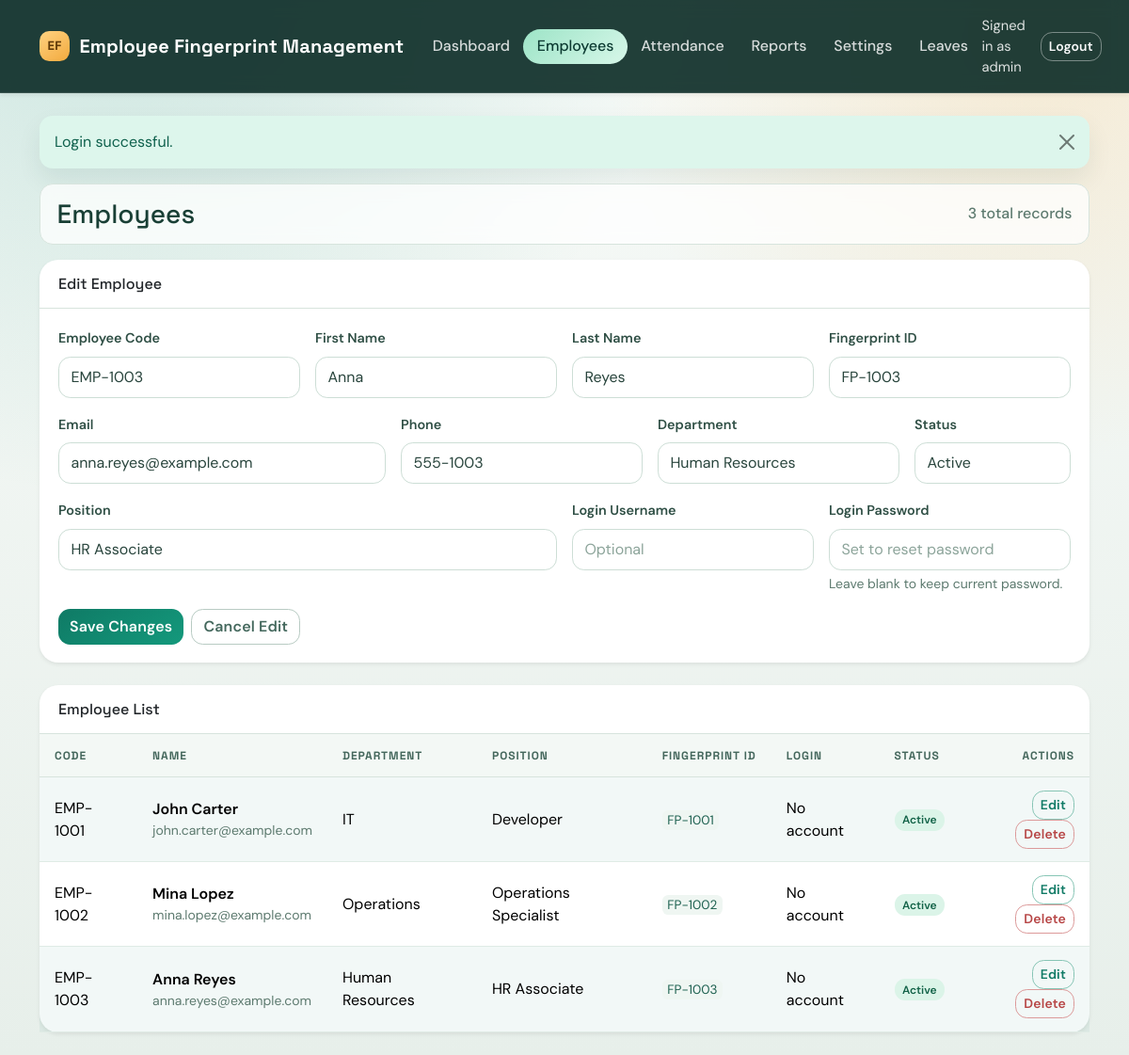
/index.php?page=employees&edit=3 (signed in), run on the app's committed database.
### tables this page shows
CREATE TABLE IF NOT EXISTS users (
    id INT UNSIGNED AUTO_INCREMENT PRIMARY KEY,
    username VARCHAR(50) NOT NULL UNIQUE,
    password_hash VARCHAR(255) NOT NULL,
    role ENUM('admin', 'manager', 'employee') NOT NULL DEFAULT 'admin',
    created_at DATETIME NOT NULL DEFAULT CURRENT_TIMESTAMP
);

CREATE TABLE IF NOT EXISTS employees (
    id INT UNSIGNED AUTO_INCREMENT PRIMARY KEY,
    employee_code VARCHAR(30) NOT NULL UNIQUE,
    first_name VARCHAR(100) NOT NULL,
    last_name VARCHAR(100) NOT NULL,
    email VARCHAR(150) NULL,
    phone VARCHAR(30) NULL,
    department_id INT UNSIGNED NULL,
    position VARCHAR(120) NULL,
    status ENUM('active', 'inactive') NOT NULL DEFAULT 'active',
    fingerprint_id VARCHAR(100) NOT NULL UNIQUE,
    created_at DATETIME NOT NULL DEFAULT CURRENT_TIMESTAMP,
    updated_at DATETIME NOT NULL DEFAULT CURRENT_TIMESTAMP ON UPDATE CURRENT_TIMESTAMP,
    CONSTRAINT fk_employees_department FOREIGN KEY (department_id) REFERENCES departments(id) ON DELETE SET NULL
);

CREATE TABLE IF NOT EXISTS departments (
    id INT UNSIGNED AUTO_INCREMENT PRIMARY KEY,
    name VARCHAR(100) NOT NULL UNIQUE,
    created_at DATETIME NOT NULL DEFAULT CURRENT_TIMESTAMP
);

### includes/helpers.php (called while the page is built, shortened)
<?php
function h($value)
{
    return htmlspecialchars((string) $value, ENT_QUOTES, 'UTF-8');
}
function app_base_path()
{
    static $basePath = null;
    if ($basePath !== null) {
        return $basePath;
    }
    $documentRoot = realpath($_SERVER['DOCUMENT_ROOT'] ?? '');
    $projectRoot = realpath(__DIR__ . '/..');
    if ($documentRoot && $projectRoot) {
        $documentRoot = str_replace('\\', '/', $documentRoot);
        $projectRoot = str_replace('\\', '/', $projectRoot);
    }
    $basePath = '';
    return $basePath;
}
function url($path = '')
{
    $base = app_base_path();
    $path = ltrim((string) $path, '/');
    if ($base === '') {
        return '/' . $path;
    }
    return rtrim($base, '/') . '/' . $path;
}
function get_flash()
{
    $flash = $_SESSION['flash'];
    return $flash;
}
function table_has_column($table, $column)
{
    static $cache = array();
    $key = (string) $table . '.' . (string) $column;
    if (array_key_exists($key, $cache)) {
        return $cache[$key];
    }
    try {
        $statement = db()->prepare('SHOW COLUMNS FROM `' . str_replace('`', '', (string) $table) . '` LIKE :column_name');
        $statement->execute(array('column_name' => (string) $column));
        $cache[$key] = (bool) $statement->fetch();
    } catch (Throwable $throwable) {
        $cache[$key] = false;
    }
    return $cache[$key];
}

### config/database.php (called while the page is built, shortened)
<?php
function db()
{
    static $pdo = null;
    if ($pdo instanceof PDO) {
        return $pdo;
    }
    $host = getenv('DB_HOST') ?: '127.0.0.1';
    $port = getenv('DB_PORT') ?: '3306';
    $name = getenv('DB_NAME') ?: 'employee_fingerprint';
    $user = getenv('DB_USER') ?: 'root';
    $pass = getenv('DB_PASS') ?: '';
    $dsn = sprintf('mysql:host=%s;port=%s;dbname=%s;charset=utf8mb4', $host, $port, $name);
    try {
        $pdo = new PDO(
            $dsn,
            $user,
            $pass,
            array(
                PDO::ATTR_ERRMODE => PDO::ERRMODE_EXCEPTION,
                PDO::ATTR_DEFAULT_FETCH_MODE => PDO::FETCH_ASSOC,
                PDO::ATTR_EMULATE_PREPARES => false,
            )
        );
    } catch (PDOException $exception) {
        http_response_code(500);
        exit('Database connection failed: ' . htmlspecialchars($exception->getMessage(), ENT_QUOTES, 'UTF-8'));
    }
    return $pdo;
}

### includes/auth.php (called while the page is built, shortened)
<?php
require_once __DIR__ . '/../config/database.php';
require_once __DIR__ . '/helpers.php';
function is_logged_in()
{
    return isset($_SESSION['user_id']);
}
function users_support_employee_link()
{
    return table_has_column('users', 'employee_id');
}
function current_user()
{
    static $cachedUser = false;
    if ($cachedUser !== false) {
        return $cachedUser;
    }
    if (users_support_employee_link()) {
        $statement = db()->prepare(
            "SELECT u.id, u.username, u.role, u.employee_id,
                    e.employee_code,
                    CONCAT(e.first_name, ' ', e.last_name) AS employee_name
             FROM users u
             LEFT JOIN employees e ON e.id = u.employee_id
             WHERE u.id = :id
             LIMIT 1"
        );
    }
    $statement->execute(array('id' => $_SESSION['user_id']));
    $user = $statement->fetch();
    $cachedUser = $user;
    return $cachedUser;
}
function is_admin()
{
    $user = current_user();
    return is_array($user) && (($user['role'] ?? '') === 'admin');
}

### pages/employees.php (the view, shortened to what this page needs)
<?php
$pdo = db();
$canLinkUsers = users_support_employee_link();
$departments = $pdo->query('SELECT id, name FROM departments ORDER BY name ASC')->fetchAll();
if ($canLinkUsers) {
    $employees = $pdo->query(
        "SELECT e.*, d.name AS department_name, u.username AS login_username
         FROM employees e
         LEFT JOIN departments d ON d.id = e.department_id
         LEFT JOIN users u ON u.employee_id = e.id
         ORDER BY e.created_at DESC"
    )->fetchAll();
}
$editEmployee = null;
$editId = isset($_GET['edit']) ? (int) $_GET['edit'] : 0;
if ($editId > 0) {
    if ($canLinkUsers) {
        $statement = $pdo->prepare(
            'SELECT e.*, u.username AS login_username
             FROM employees e
             LEFT JOIN users u ON u.employee_id = e.id
             WHERE e.id = :id
             LIMIT 1'
        );
    }
    $statement->execute(array('id' => $editId));
    $editEmployee = $statement->fetch();
}
$isEditing = is_array($editEmployee);
?>
<div class="d-flex justify-content-between align-items-center page-header">
    <h1 class="h3 mb-0">Employees</h1>
    <span class="text-muted"><?= h((string) count($employees)); ?> total records</span>
</div>
<div class="card border-0 shadow-sm mb-4">
    <div class="card-header bg-white">
        <h2 class="h6 mb-0"><?= $isEditing ? 'Edit Employee' : 'Add Employee'; ?></h2>
    </div>
    <div class="card-body">
        <form method="post" action="<?= h(url('index.php?page=employees')); ?>">
            <div class="row g-3">
                <div class="col-md-3">
                    <label class="form-label">Employee Code</label>
                    <input class="form-control" name="employee_code" required value="<?= h($editEmployee['employee_code'] ?? ''); ?>">
                </div>
                <div class="col-md-3">
                    <label class="form-label">First Name</label>
                    <input class="form-control" name="first_name" required value="<?= h($editEmployee['first_name'] ?? ''); ?>">
                </div>
                <div class="col-md-3">
                    <label class="form-label">Last Name</label>
                    <input class="form-control" name="last_name" required value="<?= h($editEmployee['last_name'] ?? ''); ?>">
                </div>
                <div class="col-md-3">
                    <label class="form-label">Fingerprint ID</label>
                    <input class="form-control" name="fingerprint_id" required value="<?= h($editEmployee['fingerprint_id'] ?? ''); ?>">
                </div>
                <div class="col-md-4">
                    <label class="form-label">Email</label>
                    <input class="form-control" name="email" type="email" value="<?= h($editEmployee['email'] ?? ''); ?>">
                </div>
                <div class="col-md-3">
                    <label class="form-label">Phone</label>
                    <input class="form-control" name="phone" value="<?= h($editEmployee['phone'] ?? ''); ?>">
                </div>
                <div class="col-md-3">
                    <label class="form-label">Department</label>
                    <select class="form-select" name="department_id">
                        <?php foreach ($departments as $department): ?>
                            <option
                                value="<?= h((string) $department['id']); ?>"
                                <?= isset($editEmployee['department_id']) && (int) $editEmployee['department_id'] === (int) $department['id'] ? 'selected' : ''; ?>
                            >
                                <?= h($department['name']); ?>
                            </option>
                        <?php endforeach; ?>
                    </select>
                </div>
                <div class="col-md-2">
                    <label class="form-label">Status</label>
                    <select class="form-select" name="status">
                        <option value="active" <?= ($editEmployee['status'] ?? 'active') === 'active' ? 'selected' : ''; ?>>Active</option>
                    </select>
                </div>
                <div class="col-md-6">
                    <label class="form-label">Position</label>
                    <input class="form-control" name="position" value="<?= h($editEmployee['position'] ?? ''); ?>">
                </div>
                <?php if ($canLinkUsers): ?>
                    <div class="col-md-3">
                        <label class="form-label">Login Username</label>
                        <input class="form-control" name="login_username" value="<?= h($editEmployee['login_username'] ?? ''); ?>" placeholder="Optional">
                    </div>
                    <div class="col-md-3">
                        <label class="form-label">Login Password</label>
                        <input class="form-control" type="password" name="login_password" placeholder="<?= $isEditing ? 'Set to reset password' : 'Required to create login'; ?>">
                        <div class="form-text"><?= $isEditing ? 'Leave blank to keep current password.' : 'Fill together with username to create a user login.'; ?></div>
                    </div>
                <?php else: ?>
                    <div class="col-12">
                        <div class="alert alert-warning mb-0">Database migration is required to enable employee login account linking.</div>
                    </div>
                <?php endif; ?>
            </div>
            <div class="mt-3 d-flex gap-2">
                <button class="btn btn-primary" type="submit"><?= $isEditing ? 'Save Changes' : 'Create Employee'; ?></button>
                <?php if ($isEditing): ?>
                    <a class="btn btn-outline-secondary" href="<?= h(url('index.php?page=employees')); ?>">Cancel Edit</a>
                <?php endif; ?>
            </div>
        </form>
    </div>
</div>
<div class="card border-0 shadow-sm">
    <div class="card-header bg-white">
        <h2 class="h6 mb-0">Employee List</h2>
    </div>
    <div class="table-responsive">
        <table class="table app-table table-striped mb-0 align-middle">
            <thead>
            <tr>
                <th>Code</th>
                <th>Name</th>
                <th>Department</th>
                <th>Position</th>
                <th>Fingerprint ID</th>
                <th>Login</th>
                <th>Status</th>
                <th class="text-end">Actions</th>
            </tr>
            </thead>
            <tbody>
            <?php if (!$employees): ?>
                <tr><td colspan="8" class="text-center text-muted py-4">No employees found.</td></tr>
            <?php else: ?>
                <?php foreach ($employees as $employee): ?>
                    <tr>
                        <td><?= h($employee['employee_code']); ?></td>
                        <td>
                            <div class="fw-semibold"><?= h($employee['first_name'] . ' ' . $employee['last_name']); ?></div>
                            <div class="small text-muted"><?= h($employee['email'] ?: '-'); ?></div>
                        </td>
                        <td><?= h($employee['department_name'] ?: '-'); ?></td>
                        <td><?= h($employee['position'] ?: '-'); ?></td>
                        <td><code><?= h($employee['fingerprint_id']); ?></code></td>
                        <td><?= h($employee['login_username'] ?: 'No account'); ?></td>
                        <td>
                            <?php if ($employee['status'] === 'active'): ?>
                                <span class="badge text-bg-success">Active</span>
                            <?php else: ?>
                                <span class="badge text-bg-secondary">Inactive</span>
                            <?php endif; ?>
                        </td>
                        <td class="text-end">
                            <a class="btn btn-sm btn-outline-primary" href="<?= h(url('index.php?page=employees&edit=' . (int) $employee['id'])); ?>">Edit</a>
                            <form method="post" action="<?= h(url('index.php?page=employees')); ?>" class="d-inline">
                                <button type="submit" class="btn btn-sm btn-outline-danger" onclick="return confirm('Delete this employee?');">Delete</button>
                            </form>
                        </td>
                    </tr>
                <?php endforeach; ?>
            <?php endif; ?>
            </tbody>
        </table>
    </div>
</div>

### includes/header.php (shortened to what this page needs)
<?php
$currentPage = $currentPage ?? '';
$flash = get_flash();
$user = current_user();
$isAdminUser = is_admin();
?>
<!doctype html>
<html lang="en">
<head>
    <link href="https://cdn.jsdelivr.net/npm/bootstrap@5.3.3/dist/css/bootstrap.min.css" rel="stylesheet">
    <link href="<?= h(url('assets/css/style.css')); ?>" rel="stylesheet">
</head>
<body class="app-bg">
<?php if ($user): ?>
<nav class="navbar navbar-expand-lg navbar-dark app-nav shadow-sm">
    <div class="container-xl">
        <a class="navbar-brand app-brand" href="<?= h(url('index.php?page=dashboard')); ?>">
            <span class="brand-mark">EF</span>
            <span class="brand-text"><?= h(APP_NAME); ?></span>
        </a>
        <div class="collapse navbar-collapse" id="mainNav">
            <ul class="navbar-nav me-auto mb-2 mb-lg-0 app-nav-links">
                <?php if ($isAdminUser): ?>
                    <li class="nav-item"><a class="nav-link <?= $currentPage === 'dashboard' ? 'active' : ''; ?>" href="<?= h(url('index.php?page=dashboard')); ?>">Dashboard</a></li>
                    <li class="nav-item"><a class="nav-link <?= $currentPage === 'employees' ? 'active' : ''; ?>" href="<?= h(url('index.php?page=employees')); ?>">Employees</a></li>
                    <li class="nav-item"><a class="nav-link <?= $currentPage === 'attendance' ? 'active' : ''; ?>" href="<?= h(url('index.php?page=attendance')); ?>">Attendance</a></li>
                    <li class="nav-item"><a class="nav-link <?= $currentPage === 'reports' ? 'active' : ''; ?>" href="<?= h(url('index.php?page=reports')); ?>">Reports</a></li>
                    <li class="nav-item"><a class="nav-link <?= $currentPage === 'settings' ? 'active' : ''; ?>" href="<?= h(url('index.php?page=settings')); ?>">Settings</a></li>
                <?php else: ?>
                    <li class="nav-item"><a class="nav-link <?= $currentPage === 'mobile-attendance' ? 'active' : ''; ?>" href="<?= h(url('index.php?page=mobile-attendance')); ?>">Mobile Attendance</a></li>
                <?php endif; ?>
                <li class="nav-item"><a class="nav-link <?= $currentPage === 'leaves' ? 'active' : ''; ?>" href="<?= h(url('index.php?page=leaves')); ?>">Leaves</a></li>
            </ul>
            <span class="navbar-text app-user me-3">Signed in as <?= h($user['employee_name'] ?? $user['username']); ?></span>
            <a class="btn btn-outline-light btn-sm app-logout" href="<?= h(url('index.php?page=logout')); ?>">Logout</a>
        </div>
    </div>
</nav>
<?php endif; ?>
<main class="container-xl py-4 app-main">
    <?php if ($flash): ?>
        <div class="alert app-alert alert-<?= h($flash['type']); ?> alert-dismissible fade show" role="alert">
            <?= h($flash['message']); ?>
            <button type="button" class="btn-close" data-bs-dismiss="alert" aria-label="Close"></button>
        </div>
    <?php endif; ?>

### data on the page
users: username "admin"
employees: employee_code "EMP-1003", first_name "Anna", last_name "Reyes", fingerprint_id "FP-1003", email "anna.reyes@example.com", phone "555-1003", department_id "Human Resources", status "Active", position "HR Associate", first_name+last_name "Anna Reyes", department.name "Human Resources", fingerprint "FP-1003", login_username "No account"
employees: employee_code "EMP-1001", first_name+last_name "John Carter", email "john.carter@example.com", department.name "IT", position "Developer", fingerprint "FP-1001", login_username "No account", status "Active"
employees: employee_code "EMP-1002", first_name+last_name "Mina Lopez", email "mina.lopez@example.com", department.name "Operations", position "Operations Specialist", fingerprint "FP-1002", login_username "No account", status "Active"

### other printed values
APP_NAME "Employee Fingerprint Management"
$flash['message'] "Login successful."
count($employees) "3"
